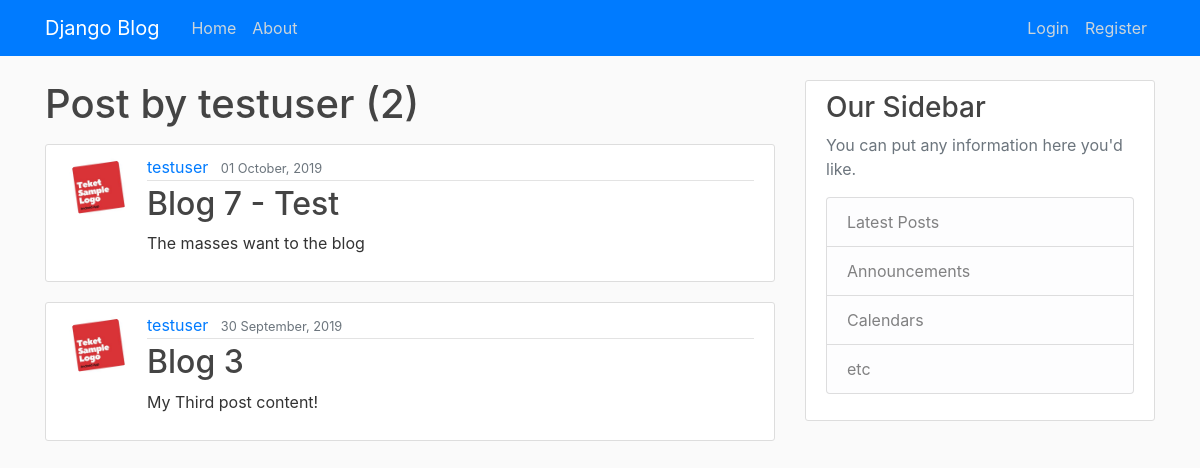
The app's page /user/testuser with its own data.
### blog/models.py (models this page shows, shortened)
class Post(models.Model):
    title = models.CharField(max_length=100)
    content = models.TextField()
    date_posted = models.DateTimeField(default=timezone.now)
    author = models.ForeignKey(User, on_delete=models.CASCADE) #if user is deleted, there post will also be deleted

### users/models.py (models this page shows, shortened)
class Profile(models.Model):
    user = models.OneToOneField(User, on_delete=models.CASCADE)
    image = models.ImageField(default='default.jpg', upload_to='profile_pics')

### blog/views.py (the view)
# urls.py: path('user/<str:username>', UserPostListView.as_view(), name='user_posts'),
class UserPostListView(ListView):
    model = Post
    template_name = 'blog/user_posts.html'
    context_object_name = 'posts'
    paginate_by = 5 # will distribute 3 objects per page
    def get_queryset(self):
        user = get_object_or_404(User, username=self.kwargs.get('username'))
        return Post.objects.filter(author=user).order_by('-date_posted')

### blog/templates/blog/user_posts.html (shortened to what this page needs)
{% extends "blog/base.html" %}
{% block content %}
  <h1 class="mb-3"> Post by {{ view.kwargs.username }} ({{ page_obj.paginator.count }})</h1>
    {% for post in posts %}
        <article class="media content-section">
            <img class="rounded-circle article-img" src="{{ post.author.profile.image.url }}">
              <div class="media-body">
                <div class="article-metadata">
                  <a class="mr-2" href="{% url 'user_posts' post.author.username %}">{{ post.author }}</a>
                  <small class="text-muted">{{ post.date_posted|date:"d F, Y" }}</small>
                </div>
                <h2><a class="article-title" href="{% url 'post_detail' post.id %}">{{ post.title }}</a></h2>
                <p class="article-content">{{ post.content }}</p>
              </div>
        </article>
    {% endfor %}
{% endblock content %}

### blog/static/blog/main.css (style rules this page uses)
body { background: #fafafa; color: #333333; margin-top: 5rem; }
h1, h2, h3, h4, h5, h6 { color: #444444; }
.content-section { background: #ffffff; padding: 10px 20px; border: 1px solid #dddddd; border-radius: 3px; margin-bottom: 20px; }
.article-title { color: #444444; }
.article-content { white-space: pre-line; }
.article-img { height: 65px; width: 65px; margin-right: 16px; }
.article-metadata { padding-bottom: 1px; margin-bottom: 4px; border-bottom: 1px solid #e3e3e3 }

### records on screen
Post: author.profile.image (placeholder picture), author "testuser", date_posted "01 October, 2019", title "Blog 7 - Test", content "The masses want to the blog"
Post: author.profile.image (placeholder picture), author "testuser", date_posted "30 September, 2019", title "Blog 3", content "My Third post content!"

### other values on screen
{{ view.kwargs.username }} "testuser"
{{ page_obj.paginator.count }} "2"
